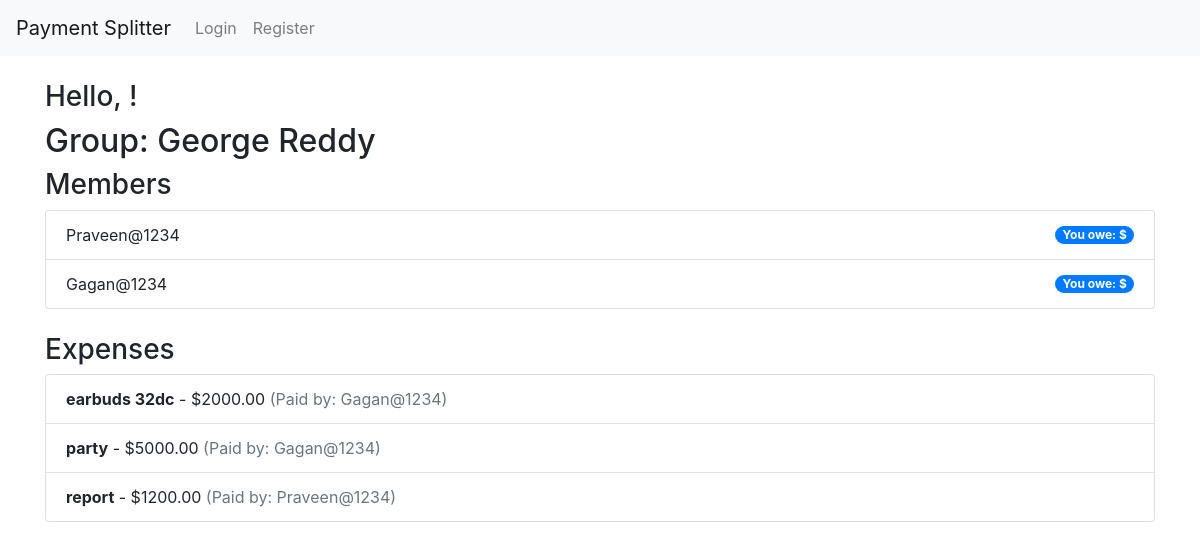
/groups/14/, run on the app's committed database.
### splitterApp/models.py (models this page shows, shortened)
class Group(models.Model):
    name = models.CharField(max_length=100)
    members = models.ManyToManyField(User, related_name='groups_members')

class Expense(models.Model):
    group = models.ForeignKey(Group, on_delete=models.CASCADE)
    amount = models.DecimalField(max_digits=10, decimal_places=2)
    description = models.CharField(max_length=255)
    created_by = models.ForeignKey(User, on_delete=models.CASCADE)
    created_at = models.DateTimeField(auto_now_add=True)
    payer = models.ForeignKey(User, related_name='expenses_paid', on_delete=models.CASCADE, default=1)  # Add this line
    custom_splits = jsonfield.JSONField(default=dict, blank=True)

### splitterApp/views.py (the view)
# urls.py: path('groups/<int:group_id>/', GroupDetailView, name='group_detail'),
def GroupDetailView(request, group_id):
    group = get_object_or_404(Group, id=group_id)
    expenses = Expense.objects.filter(group=group)
    balances = {member.id: 0 for member in group.members.all()}
    for expense in expenses:
        split_amount = expense.amount / group.members.count()
        balances[expense.payer.id] -= expense.amount  # Payer is owed this amount
        for member in group.members.all():
            if member.id != expense.payer.id:
                balances[member.id] += split_amount  # Non-payers owe this amount
    balances_display = {member.id: balances.get(member.id, 0) for member in group.members.all()}
    return render(request, 'group_detail.html', {
        'group': group,
        'expenses': expenses,
        'balances': balances_display,
    })

### splitterApp/templatetags/custom_filters.py (called while the page is built)
@register.filter
def absolute(value):
    try:
        return abs(float(value))
    except (ValueError, TypeError):
        return value

### splitterApp/templates/group_detail.html
{% extends "base.html" %}
{% load custom_filters %}
{% block content %}
  <h2>Group: {{ group.name }}</h2>
  <h3>Members</h3>
  <ul class="list-group">
    {% for member in group.members.all %}
      <li class="list-group-item d-flex justify-content-between align-items-center">
        {{ member.username }}
        <span class="badge badge-primary badge-pill">
          {% with balance=balances.member.id %}
            {% if balance >= 0 %}
              You are owed: ${{ balance }}
            {% else %}
              You owe: ${{ balance|absolute }}
            {% endif %}
          {% endwith %}
        </span>
      </li>
    {% endfor %}
  </ul>
  <h3 class="mt-4">Expenses</h3>
  <ul class="list-group">
    {% for expense in expenses %}
      <li class="list-group-item">
        <strong>{{ expense.description }}</strong> - ${{ expense.amount }}
        <span class="text-muted">(Paid by: {{ expense.payer.username }})</span>
      </li>
    {% endfor %}
  </ul>
{% endblock %}

### splitterApp/templates/base.html (shortened to what this page needs)
<!DOCTYPE html>
<html lang="en">
<head>
    <link href="https://stackpath.bootstrapcdn.com/bootstrap/4.5.2/css/bootstrap.min.css" rel="stylesheet">
</head>
<body>
    <nav class="navbar navbar-expand-lg navbar-light bg-light">
        <a class="navbar-brand" href="#">Payment Splitter</a>
        <div class="collapse navbar-collapse" id="navbarNav">
            <ul class="navbar-nav">
                {% if user.is_authenticated %}
                    <li class="nav-item">
                        <a class="nav-link" href="{% url 'dashboard' %}">Dashboard</a>
                    </li>
                    <li class="nav-item">
                        <a class="nav-link" href="{% url 'group_list' %}">My Groups</a>
                    </li>
                    <li class="nav-item">
                        <a class="nav-link" href="{% url 'create_group' %}">Create Group</a>
                    </li>
                    <li class="nav-item">
                        <a class="nav-link" href="{% url 'create_expense' %}">Create Expense</a>
                    </li>
                    <li class="nav-item">
                        <a class="nav-link" href="{% url 'create_payment' %}">Record Payment</a>
                    </li>
                    <li class="nav-item">
                        <a class="nav-link" href="{% url 'payment_list' %}">My Payments</a>
                    </li>
                    <li class="nav-item">
                        <form method="post" action="{% url 'logout' %}">
                            {% csrf_token %}
                        <button type="submit" class="btn btn-link nav-link" style="display: inline; padding: 0;">Logout</button>
                        </form>
                    </li>
                {% else %}
                    <li class="nav-item">
                        <a class="nav-link" href="{% url 'login' %}">Login</a>
                    </li>
                    <li class="nav-item">
                        <a class="nav-link" href="{% url 'register' %}">Register</a>
                    </li>
                {% endif %}
            </ul>
        </div>
    </nav>
    <div class="container mt-4">
        <h3>Hello, {{ user.username }}!</h3>
        {% block content %}
        {% endblock %}
    </div>
</body>
</html>

### data on the page
Group: name "George Reddy"
Expense: description "earbuds 32dc", amount "2000.00", payer.username "Gagan@1234"
Expense: description "party", amount "5000.00", payer.username "Gagan@1234"
Expense: description "report", amount "1200.00", payer.username "Praveen@1234"

### other printed values
{{ member.username }} "Praveen@1234"
{{ member.username }} "Gagan@1234"
